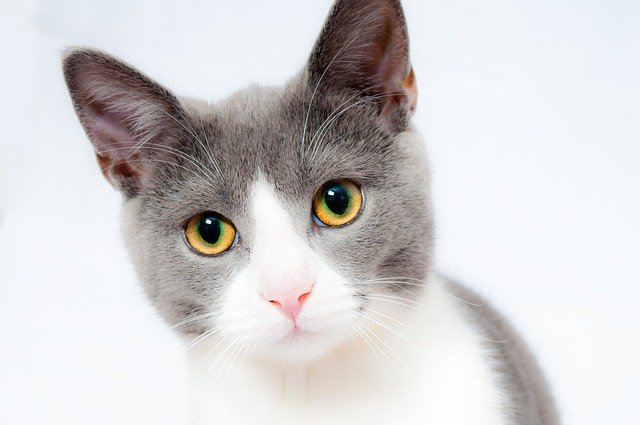
#> input picture opencv/image2/cat.jpg, 640 x 425 px
$ jupyter execute cv.ipynb
#> lines starting #> are read from the running program, lines starting #| are printed output that depends on the picture
[cell 1]
import cv2
print(cv2.__version__)

[cell 2]
img_file = cv2.imread('./image2/cat.jpg')
#> img_file is the input picture: shape (425, 640, 3); mean B, G, R 208.7, 208.2, 210.2
cv2.imshow('title', img_file)
cv2.waitKey()
cv2.destroyAllWindows()

[cell 3]
img_file = cv2.imread('./image2/cat.jpg')
print(type(img_file))
#| <class 'numpy.ndarray'>
print(img_file.shape)
#| (425, 640, 3)
cv2.imshow('title', img_file)
key = cv2.waitKey()
#> (key q is pressed here)
if key == 27: #-> ESC키
#if key == ord('q'):
    cv2.destroyAllWindows()

##컬러 윈도우 만들기

[cell 4]
import cv2
import numpy as np

image = np.zeros((300,400), np.uint8)
image.fill(200)
cv2.imshow('Window',image)

image = np.zeros((300,400,3), np.uint8) #3차원 배열
image[:,:] = (0,0,225) #행렬 값을 (0,0,255)로 지정: 빨강(B,G,R)
cv2.imshow('Window2',image)
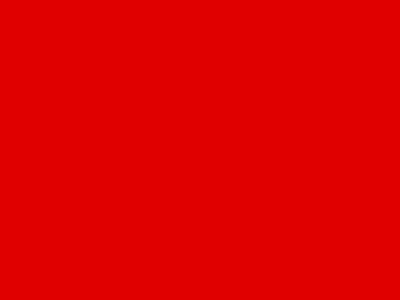
#> window 'Window2': shape (300, 400, 3); mean B, G, R 0, 0, 225


cv2.waitKey()
cv2.destroyAllWindows

[cell 5]
img_file = cv2.imread('./image2/cat.jpg',cv2.IMREAD_COLOR)
img_gray = cv2.imread('./image2/cat.jpg',cv2.IMREAD_GRAYSCALE)
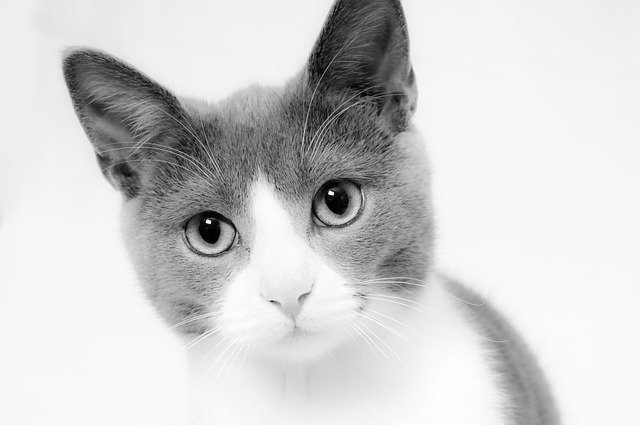
#> img_gray: shape (425, 640); min 0, max 255, mean 208.9

cv2.imshow('color',img_file)
cv2.imshow('gray',img_gray)
cv2.waitKey(0)
cv2.destroyAllWindows()

가로로띄우기

[cell 6]
import cv2
import numpy as np

img_file = cv2.imread('./image2/cat.jpg',cv2.IMREAD_COLOR)
img_gray = cv2.imread('./image2/cat.jpg',cv2.IMREAD_GRAYSCALE)

img_gray_3channel = cv2.cvtColor(img_gray, cv2.COLOR_GRAY2BGR)
h_image = np.hstack((img_file, img_gray_3channel))
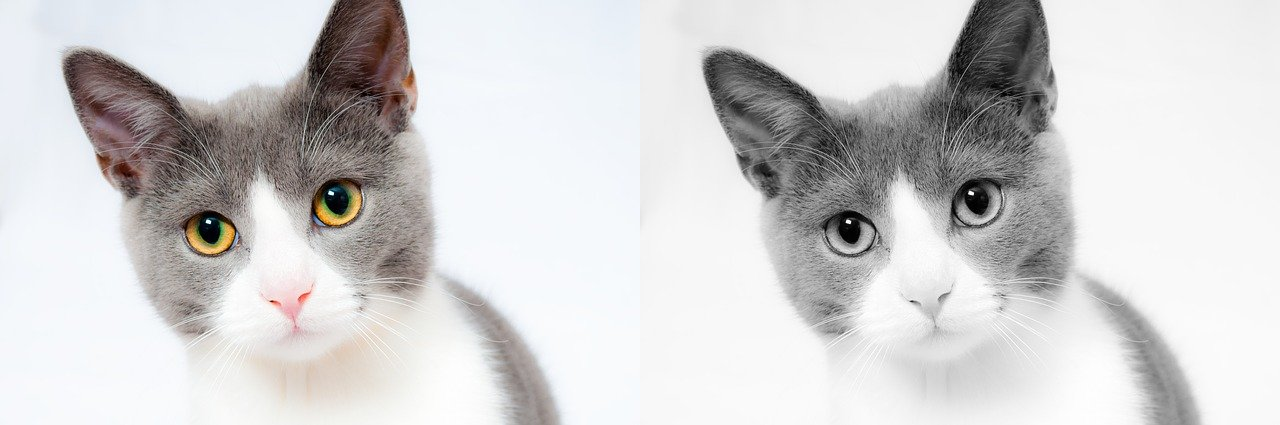
#> h_image: shape (425, 1280, 3); mean B, G, R 208.8, 208.6, 209.5
h_image = np.concatenate((img_file, img_gray_3channel),axis = 1)

cv2.imshow('Horizontal Image',h_image)
cv2.waitKey(0)
cv2.destroyAllWindows()

세로로띄우기

[cell 7]
img_file = cv2.imread('./image2/cat.jpg',cv2.IMREAD_COLOR)
img_gray = cv2.imread('./image2/cat.jpg',cv2.IMREAD_GRAYSCALE)

img_gray_3channel = cv2.cvtColor(img_gray, cv2.COLOR_GRAY2BGR)
v_image = np.vstack((img_file, img_gray_3channel))
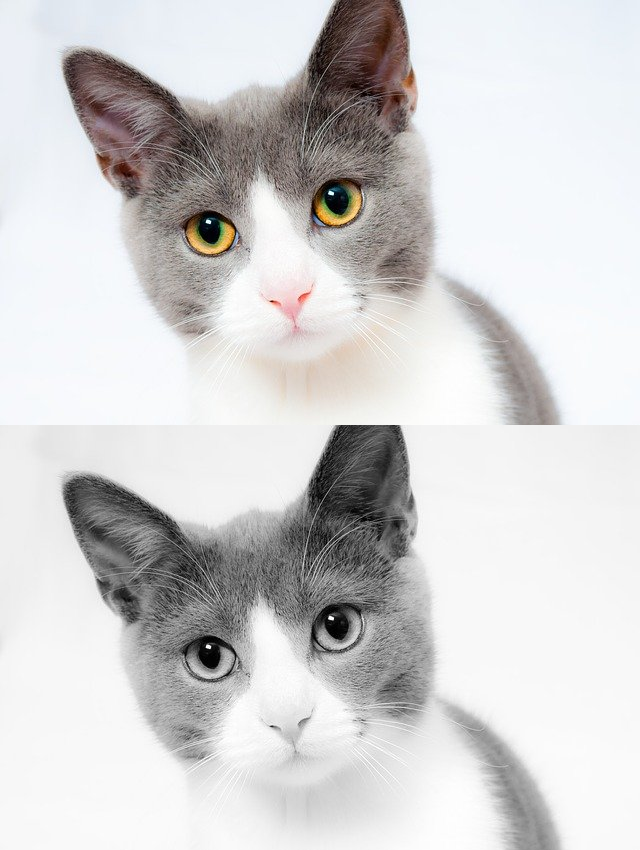
#> v_image: shape (850, 640, 3); mean B, G, R 208.8, 208.6, 209.5
v_image = np.concatenate((img_file, img_gray_3channel),axis = 0)

cv2.imshow('Horizontal Image',v_image)
cv2.waitKey(0)
cv2.destroyAllWindows()
